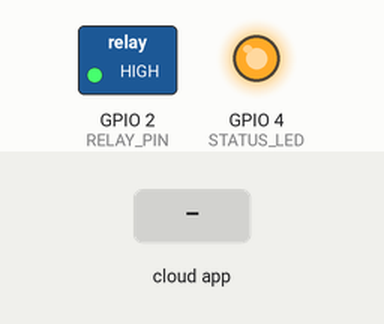
A sketch run on a simulated ESP32. Parts: switched loads named in the sketch (green lamp = pin HIGH), output pins drawn as LEDs (lit = HIGH). The inputs (shaded band) are chosen by the test bench. WiFi joins after 1.5 s; servers stay silent unless stated; what the sketch prints to the serial monitor is not drawn.

Above: at 4.7 s.
4.8 s: the phone or cloud app sets YOUR_DEVICE_ID to 1
At 5.3 s:
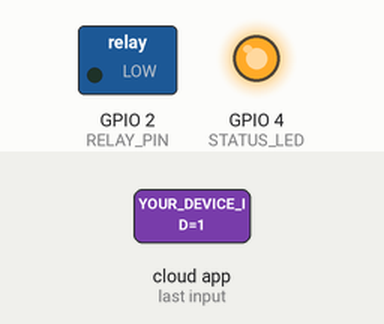
6.3 s: the phone or cloud app sets YOUR_DEVICE_ID to 0
At 7.6 s:
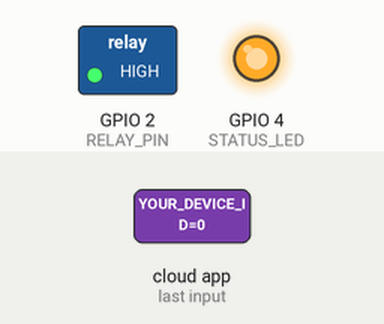
Timing chart, 0 to 9.3 s (numbered marks = the images above; inputs shaded):
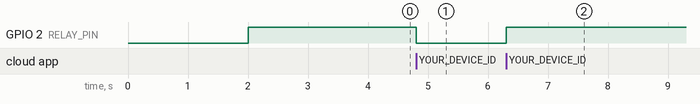

Measured:
- after the input at 4.8 s, GPIO 2 (RELAY_PIN): HIGH → LOW at once
- after the input at 6.3 s, GPIO 2 (RELAY_PIN): LOW → HIGH at once

The sketch:

Smater.ino
```cpp
#include <WiFi.h>
#include <SinricPro.h>
#include <SinricProSwitch.h>
#include "secrets.h"

// ------------------- USER SETTINGS -------------------
#define RELAY_PIN 2  // GPIO2 - your relay input


// ------------------- SYSTEM VARIABLES -------------------
unsigned long lastReconnectAttempt = 0;
bool relayState = false;

// ------------------- STATUS LEDs (Optional) -------------------
#define STATUS_LED  4  // optional status LED (or remove)

// ------------------- CALLBACK: CLOUD COMMAND -------------------
bool onPowerState(const String &deviceId, bool state) {
  Serial.printf("[CMD] Device: %s | State: %s\n", deviceId.c_str(), state ? "ON" : "OFF");

  relayState = state;
  digitalWrite(RELAY_PIN, relayState ? LOW : HIGH); // LOW-trigger relay

  Serial.printf("[ACTION] Relay -> %s\n", relayState ? "ON" : "OFF");
  return true;
}

// ------------------- WIFI DIAGNOSTICS -------------------
void connectWiFi() {
  Serial.println("\n[WiFi] Connecting...");
  WiFi.begin(WIFI_SSID, WIFI_PASSWORD);

  int attempt = 0;
  while(WiFi.status() != WL_CONNECTED && attempt < 20){
    Serial.print(".");
    delay(500);
    attempt++;
  }

  if(WiFi.status() == WL_CONNECTED){
    Serial.println("\n[WiFi] Connected!");
    Serial.print("[WiFi] IP Address: ");
    Serial.println(WiFi.localIP());
    digitalWrite(STATUS_LED, HIGH);
  }
  else {
    Serial.println("\n[WiFi] Failed to connect!");
    digitalWrite(STATUS_LED, LOW);
  }
}

// ------------------- SINRIC DIAGNOSTICS -------------------
void startSinric() {
  Serial.println("[Cloud] Initializing SinricPro...");

  SinricProSwitch& mySwitch = SinricPro[DEVICE_ID];
  mySwitch.onPowerState(onPowerState);

  SinricPro.onConnected([](){
    Serial.println("[Cloud] Connected to SinricPro!");
  });
  SinricPro.onDisconnected([](){
    Serial.println("[Cloud] DISCONNECTED from SinricPro! Retrying...");
  });

  SinricPro.begin(APP_KEY, APP_SECRET);

  Serial.println("[Cloud] SinricPro Started");
}

// ------------------- SETUP -------------------
void setup() {
  Serial.begin(115200);
  delay(2000);

  Serial.println("\n================= SYSTEM BOOT =================");
  Serial.println("Device: ESP32 Relay + SinricPro");
  Serial.println("Version: Debug Enhanced");
  Serial.println("================================================\n");

  pinMode(RELAY_PIN, OUTPUT);
  pinMode(STATUS_LED, OUTPUT);

  relayState = false;
  digitalWrite(RELAY_PIN, HIGH);
  digitalWrite(STATUS_LED, LOW);

  connectWiFi();
  startSinric();
}

// ------------------- WIFI + CLOUD WATCHDOG -------------------
void watchdog() {
  if (WiFi.status() != WL_CONNECTED) {
    Serial.println("[Watchdog] WiFi Lost! Reconnecting...");
    digitalWrite(STATUS_LED, LOW);
    connectWiFi();
  }

  if (!SinricPro.isConnected()) {
    Serial.println("[Watchdog] SinricPro Reconnecting...");
    SinricPro.begin(APP_KEY, APP_SECRET);
  }
}

// ------------------- MAIN LOOP -------------------
void loop() {
  SinricPro.handle();
  watchdog();
}
```

secrets_example.h
```cpp
#pragma once

// Rename this file to secrets.h and fill in your values

#define WIFI_SSID       "YOUR_WIFI_NAME"
#define WIFI_PASSWORD   "YOUR_WIFI_PASSWORD"

#define APP_KEY     "YOUR_APP_KEY"
#define APP_SECRET  "YOUR_APP_SECRET"
#define DEVICE_ID   "YOUR_DEVICE_ID"
```
